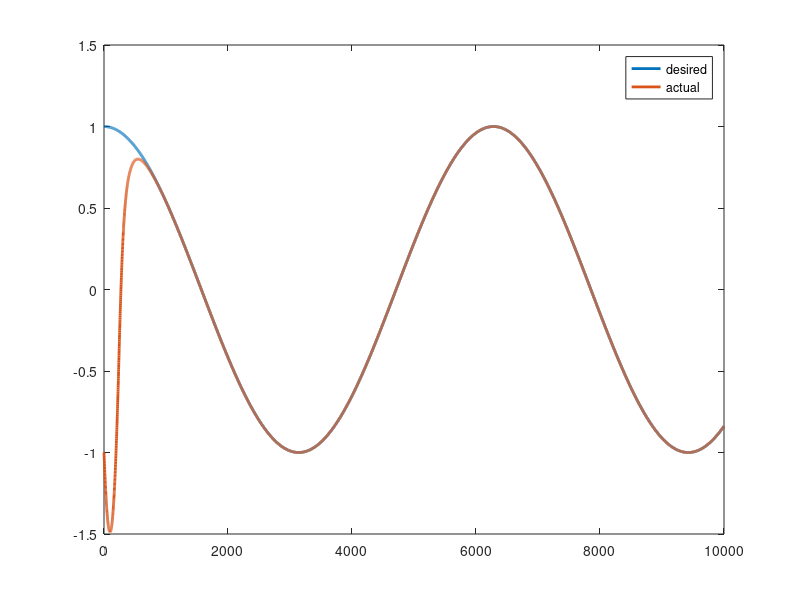
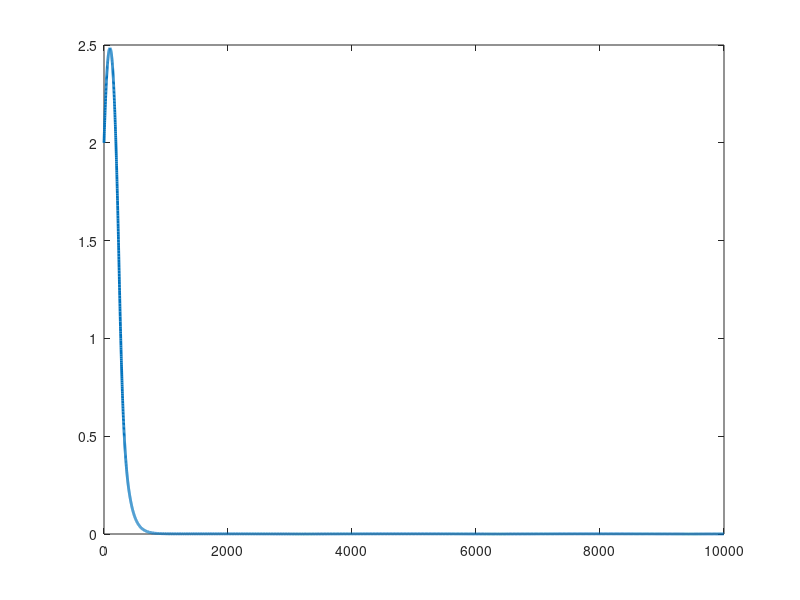
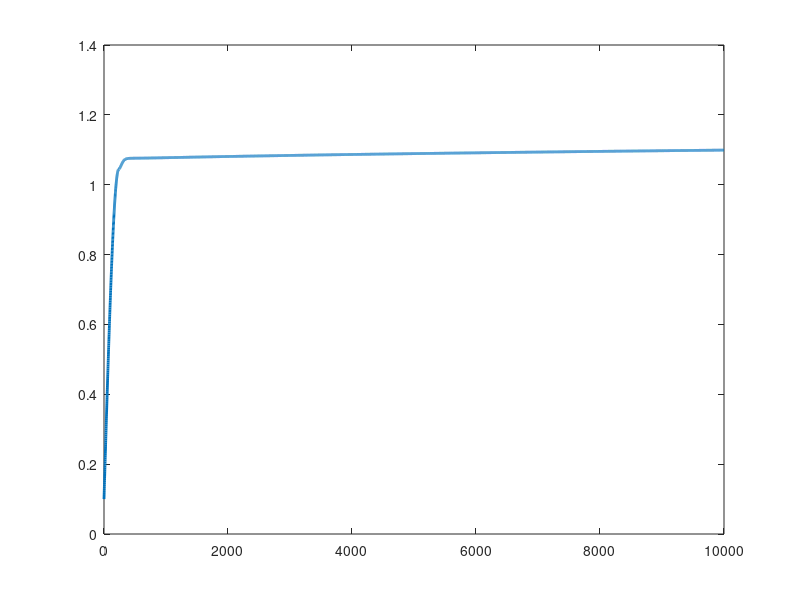
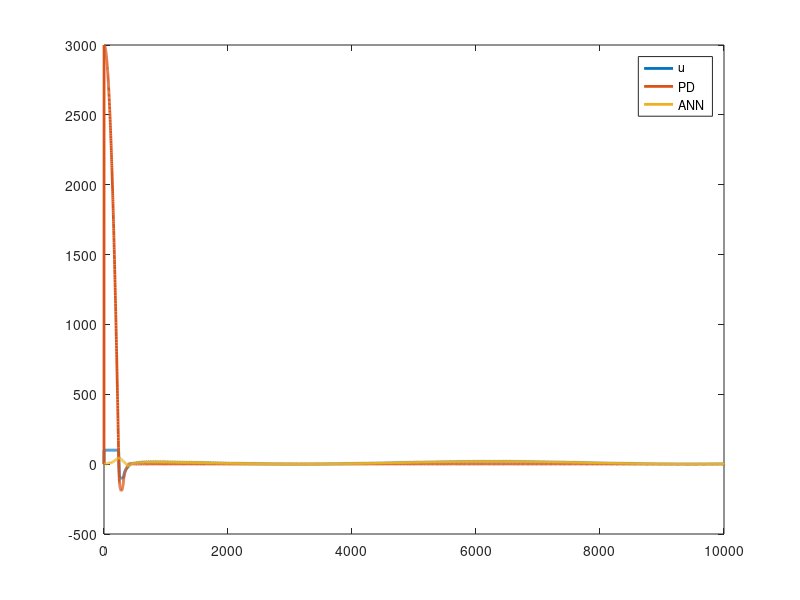

Recreate these plots in MATLAB, in order.
%% Clear

clc
clear all
close all

%% Initialize state

kend = 10000;
x(1:kend,1:2) = 0;
t = 0.001;

%% Initialize gains

K_p = 1000;
K_d = 100;

%% Initialize constants

m = 1;      % mass of the block [kg]
d = 0.1;    % damping constant [N*s/m]
s = 10;     % spring constant [N/m]
g = 9.81;   % gravitational acceleration [m/s^2]

%% Initial state values

x1_0 = -1;   % initial displacement [m]
x2_0 = -10;   % initial velocity [m/s]

%% Desired output values

y_d = 1*cos(t * (1:kend));%1*ones(1, kend);%
ydot_d = -1*sin(t * (1:kend));%zeros(1, kend);%

%% ANN parameters

ANN = 1; % 1 - ANN is enabled, 0 - ANN is disabled (only PD controller)

w = (rand(3, 1) - 0.5) / 100;
alpha = 0.1;
gamma = 0.000001;

%% Debug variables

U = 0;
U_PD = 0;
U_ANN = 0;
Alpha = alpha;
W = w';

%% Control loop

x(1,1) = x1_0;
x(1,2) = x2_0;
y = [x1_0; x2_0];

for k=1:kend-1
    
    %% Compute errors
    
    e = y_d(k) - y(1);
    e_d = ydot_d(k) - y(2);
    
    error = [e, e_d];
    error = max(min(error, 1), -1);
    
    %% PD controller
    
    u_PD = K_p * e + K_d * e_d;
    
    %% Compute the output from ANN
    
    if(ANN ~= 0)
        input = [error, -1];
        u_ANN = input/sum(abs(input)) * w;
    else
        u_ANN = 0;
    end
    
    %% Update the parameters in ANN
    
    if(ANN ~= 0)
        w = w + input'/sum(abs(input))*alpha*sign(u_PD); % SMC2
        alpha = alpha + 2 * gamma * abs(u_PD);
    end
    
    %     W = [W; w'];
    Alpha = [Alpha, alpha];
    
    %% Control inputs
    
    u = max(min(u_PD + u_ANN, 100), -100); % bound the control input between [-100, 100]
    
    U = [U, u];
    U_PD = [U_PD, u_PD];
    U_ANN = [U_ANN, u_ANN];
    
    %% System dynamics
    
    xdot(1) = x(k,2);                                       % Xdot
    xdot(2) = -s/m * x(k,1) - d/m * x(k,2) - g + 1/m * u;   % Xdotdot
    y = x(k,:);
    
    x(k + 1,:) = x(k,:) + t * xdot;
end

%% Compute errors

error = abs(y_d - x(:,1)');
mae = mean(error)
% mse = mean(error.^2)
% rmse = sqrt(mean(error.^2))

%% Plots

figure('Name', 'Trajectory tracking', 'NumberTitle', 'off');
h = plot(0:(kend-1), y_d, 0:(kend-1), x(:, 1));
%axis([0, kend-1, -1.1, 1.1]);
set(h, 'LineWidth', 2);
legend('desired', 'actual');

figure('Name', 'Error', 'NumberTitle', 'off');
h = plot(0:(kend-1), error);
%axis([0, kend-1, 0, 0.01]);
set(h, 'LineWidth', 2);

figure('Name', 'alpha', 'NumberTitle', 'off');
h = plot(0:(kend-1), Alpha);
%axis([0, kend-1, -10, 20]);
set(h, 'LineWidth', 2);

figure('Name', 'Control signal', 'NumberTitle', 'off');
h = plot(0:(kend-1), U, 0:(kend-1), U_PD, 0:(kend-1), U_ANN);
%axis([0, kend-1, -10, 20]);
set(h, 'LineWidth', 2);
legend('u', 'PD', 'ANN');